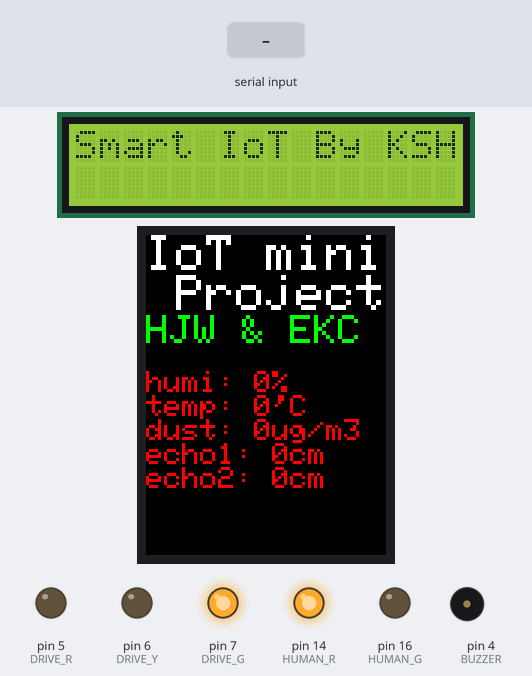
Simulated run of this sketch. Board: Arduino Uno, built with avr-gcc and run on an emulated ATmega328P. On the bench: 16×2 character LCD, 240×320 colour display, output pins drawn as LEDs (lit = HIGH), buzzer (waves = sounding). Inputs (shaded band) come from the test bench. What the sketch prints to the serial monitor is not drawn.

Above: at 1.5 s.
1.6 s: "90,45,200\n" received over the second serial link
At 4.4 s:
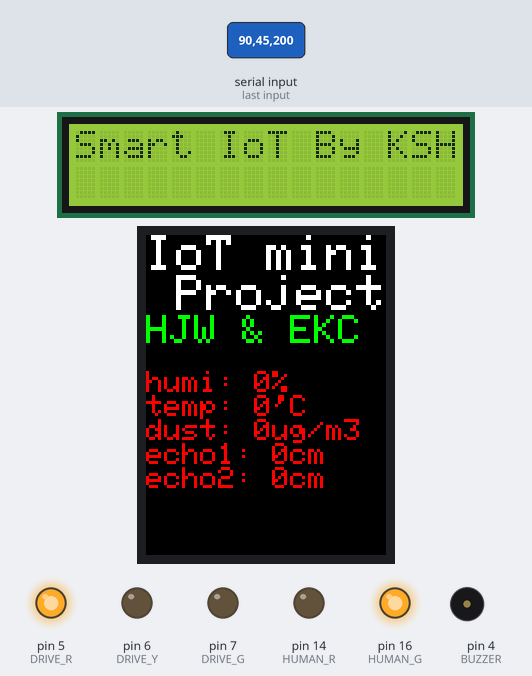
7.4 s: "90,45\n" received over the second serial link
At 7.9 s:
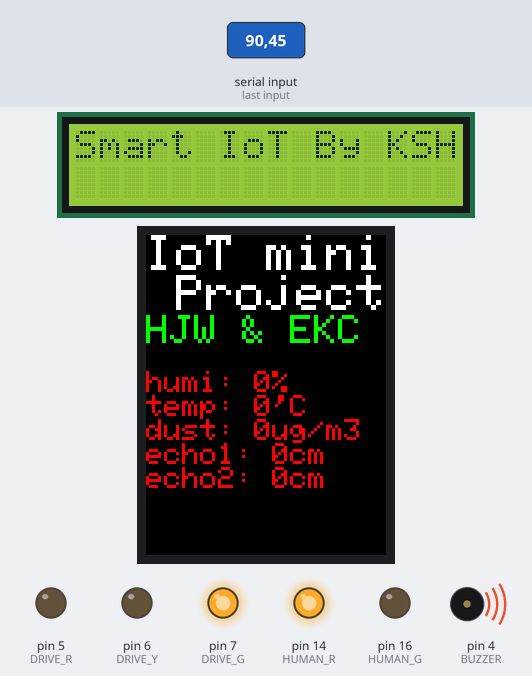
11.0 s: "90,45,200,10\n" received over the second serial link
At 14.58 s:
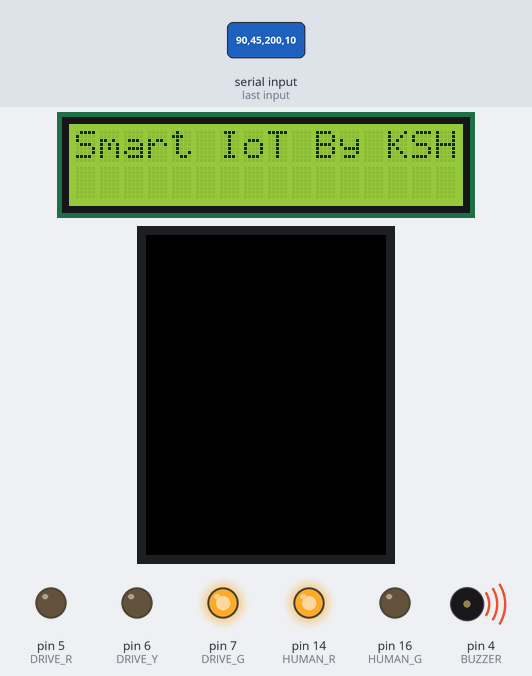
Timing chart, 0 to 28.1 s (numbered marks = the images above; inputs shaded):
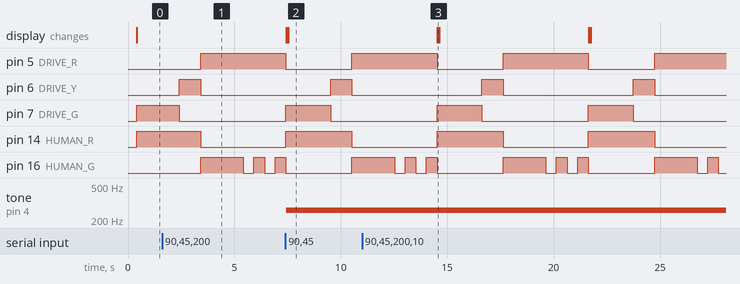

The sketch:

EKC_ARD.ino
```cpp
#include <SoftwareSerial.h>
#include <Wire.h>
#include <MsTimer2.h>
#include <LiquidCrystal_I2C.h>
LiquidCrystal_I2C lcd(0x27, 16, 2);

#include "SPI.h"
#include "Adafruit_GFX.h"
#include "Adafruit_ILI9341.h"

#define DEBUG

#define CMD_SIZE 60
char lcdLine1[17] = "Smart IoT By KSH";
char lcdLine2[17] = "";
char sendBuf[CMD_SIZE];
char recvId[10] = "EKC_ARD";  // SQL 저장 클라이이언트 ID
bool lastButton = HIGH;       // 버튼의 이전 상태 저장
bool currentButton = HIGH;    // 버튼의 현재 상태 저장
bool ledOn = false;      // LED의 현재 상태 (on/off)
bool timerIsrFlag = false;
unsigned int secCount;
int getSensorTime;
int dust;
int humi;
int temp;
int echo1;
int echo2;
#define BUZZER 4
#define DRIVE_R 5
#define DRIVE_Y 6
#define DRIVE_G 7

#define HUMAN_R 14
#define HUMAN_G 16

// For the Adafruit shield, these are the default.
#define TFT_DC 9
#define TFT_CS 10
#define TFT_RST  8
#define TFT_MOSI 11
#define TFT_MISO 12
#define TFT_CLK 13
#define ARR_CNT 5
//bool timerIsrFlag = false;
Adafruit_ILI9341 tft = Adafruit_ILI9341(TFT_CS, TFT_DC, TFT_MOSI, TFT_CLK, TFT_RST, TFT_MISO);

SoftwareSerial BTSerial(2, 3); //bt모듈tx = 아두이노2번 , bt모듈rx = 아두이노3번

void lcdDisplay(int x, int y, char * str);
unsigned long LED();
unsigned long testText();
void bluetoothEvent();
void timerIsr();
void beep();


void setup() {
#ifdef DEBUG
  Serial.begin(115200);
  Serial.println("setup() start!");
#endif
  lcd.init();
  lcd.backlight();
  lcdDisplay(0, 0, lcdLine1);
  lcdDisplay(0, 1, lcdLine2);

  BTSerial.begin(9600); // set the data rate for the SoftwareSerial port
  MsTimer2::set(1000, timerIsr); // 1000ms period
  MsTimer2::start();

  tft.begin();
  tft.fillScreen(ILI9341_BLACK);

  pinMode(DRIVE_R, OUTPUT);
  pinMode(DRIVE_Y, OUTPUT);
  pinMode(DRIVE_G, OUTPUT);

  pinMode(HUMAN_R, OUTPUT);
  pinMode(HUMAN_G, OUTPUT);

  MsTimer2::set(1000, timerIsr); // 1000ms period
  MsTimer2::start();
}

void loop()
{
  // put your main code here, to run repeatedly:
  testText();
  LED();

  if (BTSerial.available()){
    bluetoothEvent();

  #ifdef DEBUG
    Serial.println(lcdLine2);
  #endif

    lcdDisplay(0, 1, lcdLine2);

//    if(getSensorTime != 0 && !(secCount % getSensorTime)) {
//      sprintf(sendBuf,"[%s]SENSOR@%d@%d@%d\n",recvId,(int)humi,(int)temp,(int)dust);
//      BTSerial.write(sendBuf);
//    }
  }
   beep();


#ifdef DEBUG
//    Serial.println(sendBuf);
#endif
//    Serial.println(sendBuf);

#ifdef DEBUG
  if (Serial.available()){
    BTSerial.write(Serial.read());
  }
#endif
}


unsigned long LED() {
  digitalWrite(HUMAN_R, HIGH);
  digitalWrite(HUMAN_G, LOW);
  digitalWrite(DRIVE_G, HIGH);
  digitalWrite(DRIVE_R, LOW);
  digitalWrite(DRIVE_Y, LOW);
  delay(2000);

  digitalWrite(DRIVE_G, LOW);
  digitalWrite(DRIVE_R, LOW);
  digitalWrite(DRIVE_Y, HIGH);
  delay(1000);

  digitalWrite(DRIVE_G, LOW);
  digitalWrite(DRIVE_R, HIGH);
  digitalWrite(DRIVE_Y, LOW);
  digitalWrite(HUMAN_R, LOW);
  digitalWrite(HUMAN_G, HIGH);
  delay(2000);
  digitalWrite(HUMAN_G, LOW);
  delay(500);
  digitalWrite(HUMAN_G, HIGH);
  delay(500);
  digitalWrite(HUMAN_G, LOW);
  delay(500);
  digitalWrite(HUMAN_G, HIGH);
  delay(500);
  digitalWrite(HUMAN_G, LOW);
  digitalWrite(HUMAN_R, HIGH);
  digitalWrite(DRIVE_G, HIGH);
  digitalWrite(DRIVE_R, LOW);
}

unsigned long testText() {
  tft.fillScreen(ILI9341_BLACK);
  unsigned long start = micros();
  char tempStr[20];
  char humiStr[20];
  char dustStr[20];
  char echo1Str[20];
  char echo2Str[20];
  sprintf(tempStr, "humi: %d%%", humi);
  sprintf(humiStr, "temp: %d'C", temp);
  sprintf(dustStr, "dust: %dug/m3", dust);
  sprintf(echo1Str, "echo1: %dcm", echo1);
  sprintf(echo2Str, "echo2: %dcm", echo2);
  tft.setCursor(0, 0);
  tft.setTextSize(5); tft.setTextColor(ILI9341_WHITE); tft.println("IoT mini Project");
  tft.setTextSize(4); tft.setTextColor(ILI9341_GREEN); tft.println("HJW & EKC");
  tft.setTextColor(ILI9341_RED);    tft.setTextSize(3);
  tft.println("       ");
  tft.println(tempStr);
  tft.println(humiStr);
  tft.println(dustStr);
  tft.println(echo1Str);
  tft.println(echo2Str);


  return micros() - start;
}

void bluetoothEvent(){
  int i = 0;
  char * pToken;
  char * pArray[ARR_CNT] = {0};
  char recvBuf[CMD_SIZE] = {0};
  int len = BTSerial.readBytesUntil('\n', recvBuf, sizeof(recvBuf) - 1);

#ifdef DEBUG
  Serial.print("Recv : ");
  Serial.println(recvBuf);
#endif

  pToken = strtok(recvBuf, "[@]");
  while (pToken != NULL)
  {
    pArray[i] =  pToken;
    if (++i >= ARR_CNT)
      break;
    pToken = strtok(NULL, "[@]");
  }
  //recvBuf : [XXX_BTM]LED@ON
  //pArray[0] = "XXX_LIN"   : 송신자 ID
  //pArray[1] = "LED"
  //pArray[2] = "ON"
  //pArray[3] = 0x0


  //블루투스를 통해 서버에서 데이터 받아오기
  if(!strncmp(pArray[1],"SENSOR",4))
  {
    humi=atoi(pArray[2]);
    temp=atoi(pArray[3]);
    dust=atoi(pArray[4]);

    if(pArray[2] == NULL){
      getSensorTime = 0;
    }else {

    strcpy(recvId,pArray[0]);
    }
    sprintf(sendBuf,"[%s]SENSOR@%d@%d@%d\n",pArray[0],dust,temp,humi);
  }

  else if(!strncmp(pArray[1],"ECHO",4))
  {
    echo1=atoi(pArray[2]);
    echo2=atoi(pArray[3]);
  }

  else if (!strncmp(pArray[1], " New", 4)) // New Connected
  {
    return ;
  }
  else if (!strncmp(pArray[1], " Alr", 4)) //Already logged
  {
    return ;
  }

#ifdef DEBUG
  Serial.print("Send : ");
  Serial.print(sendBuf);
#endif
  BTSerial.write(sendBuf);
}
void timerIsr()
{
  timerIsrFlag = true;
  secCount++;
}
void lcdDisplay(int x, int y, char * str)
{
  int len = 16 - strlen(str);
  lcd.setCursor(x, y);
  lcd.print(str);
  for (int i = len; i > 0; i--)
    lcd.write(' ');
}

void beep()
{
  if(echo1<10 || echo2<10)
  {
    tone(BUZZER,261);
    tone(BUZZER,261);
    tone(BUZZER,261);
  }
}
```

Measured:
- by itself, pin 5 (DRIVE_R): alternates HIGH for 4.0 s and LOW for 3.1 s
- by itself, pin 6 (DRIVE_Y): alternates HIGH for 1.0 s and LOW for 6.1 s
- by itself, pin 7 (DRIVE_G): alternates HIGH for 2.1 s and LOW for 5.0 s
- by itself, pin 14 (HUMAN_R): alternates HIGH for 3.1 s and LOW for 4.0 s
- by itself, pin 16 (HUMAN_G): repeats every 7.1 s: HIGH 0.50 s, LOW 0.50 s, HIGH 0.50 s, LOW 3.1 s, HIGH 2.0 s, LOW 0.50 s
